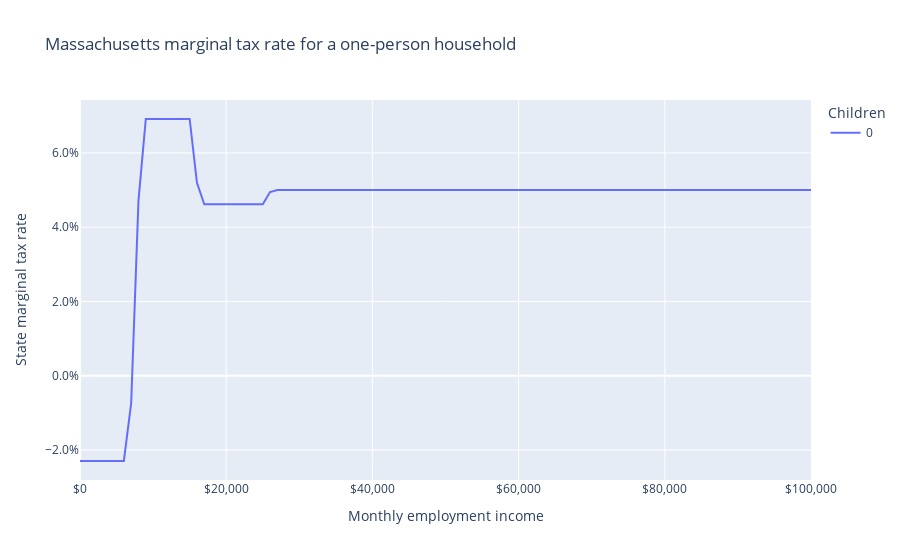

Notebook code for this chart:
### Markdown cell above
Core marginal tax rates span from zero to five percent, but when including the EITC, they range from -13.5% to 11.3%, depending on income and household structure.

### Code cell
fig = px.line(
    df,
    "employment_income",
    "mtr",
    color="children",
    animation_frame="adults",
    labels=LABELS,
    title="Massachusetts marginal tax rate for a one-person household",
)
fig.update_layout(xaxis_tickformat="$,", yaxis_tickformat=".1%")
fig.show()

### Figure 1 — Plotly figure (JSON) as saved in the notebook; plotly's stock layout.template omitted (floating-point values rounded to 4 significant figures)
{"data": [{"hovertemplate": "Children=0<br>Adults=1<br>Monthly employment income=%{x}<br>State marginal tax rate=%{y}<extra></extra>", "legendgroup": "0", "line": {"color": "#636efa", "dash": "solid"}, "marker": {"symbol": "circle"}, "mode": "lines", "name": "0", "orientation": "v", "showlegend": true, "type": "scatter", "x": [0, 1000, 2000, 3000, 4000, 5000, 6000, 7000, 8000, 9000, 10000, 11000, 12000, 13000, 14000, 15000, 16000, 17000, 18000, 19000, 20000, 21000, 22000, 23000, 24000, 25000, 26000, 27000, 28000, 29000, 30000, 31000, 32000, 33000, 34000, 35000, 36000, 37000, 38000, 39000, 40000, 41000, 42000, 43000, 44000, 45000, 46000, 47000, 48000, 49000, 50000, 51000, 52000, 53000, 54000, 55000, 56000, 57000, 58000, 59000, 60000, 61000, 62000, 63000, 64000, 65000, 66000, 67000, 68000, 69000, 70000, 71000, 72000, 73000, 74000, 75000, 76000, 77000, 78000, 79000, 80000, 81000, 82000, 83000, 84000, 85000, 86000, 87000, 88000, 89000, 90000, 91000, 92000, 93000, 94000, 95000, 96000, 97000, 98000, 99000, 100000], "xaxis": "x", "y": [-0.02295, -0.02295, -0.02295, -0.02295, -0.02295, -0.02295, -0.02295, -0.00735, 0.04716, 0.06912, 0.06912, 0.06912, 0.06912, 0.06913, 0.06912, 0.06912, 0.05194, 0.04617, 0.04618, 0.04617, 0.04617, 0.04617, 0.04618, 0.04617, 0.04617, 0.04617, 0.04945, 0.05, 0.05, 0.05, 0.05, 0.05, 0.05, 0.05, 0.05, 0.05, 0.05, 0.05, 0.05, 0.05, 0.05, 0.05, 0.05, 0.05, 0.05, 0.05, 0.05, 0.05, 0.05, 0.05, 0.05, 0.05, 0.05, 0.05, 0.05, 0.05, 0.05, 0.05, 0.05, 0.05, 0.05, 0.05, 0.05, 0.05, 0.05, 0.05, 0.05, 0.05, 0.05, 0.05, 0.05, 0.05, 0.05, 0.05, 0.05, 0.05, 0.05, 0.05, 0.05, 0.05, 0.05, 0.05, 0.05, 0.05, 0.05, 0.05, 0.05, 0.05, 0.05, 0.05, 0.05, 0.05, 0.05, 0.05, 0.05, 0.05, 0.05, 0.05, 0.05, 0.05, 0.05], "yaxis": "y"}], "layout": {"legend": {"title": {"text": "Children"}, "tracegroupgap": 0}, "title": {"text": "Massachusetts marginal tax rate for a one-person household"}, "xaxis": {"anchor": "y", "domain": [0, 1], "tickformat": "$,", "title": {"text": "Monthly employment income"}}, "yaxis": {"anchor": "x", "domain": [0, 1], "tickformat": ".1%", "title": {"text": "State marginal tax rate"}}}}
